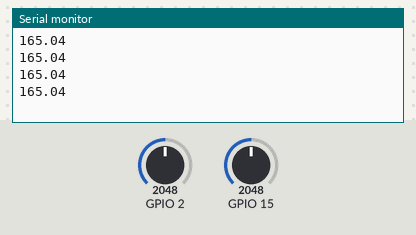
A sketch run on a simulated ESP32. Parts: the last lines printed to the serial monitor. The inputs (shaded band) are chosen by the test bench; at power-on: GPIO 2 = 2048, GPIO 15 = 2048 (analog values on the 0–4095 scale).

Above: at 2.8 s.
2.9 s: GPIO 2 set to 2866
At 5.0 s:
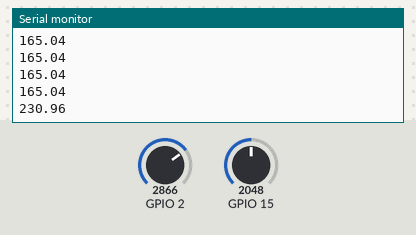
5.6 s: GPIO 15 set to 1228
At 6.6 s:
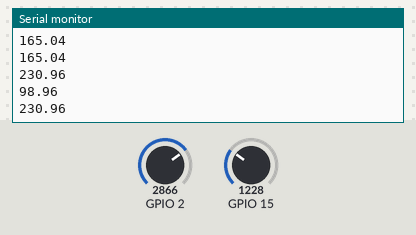
8.3 s: GPIO 2 set to 3603
At 10.8 s:
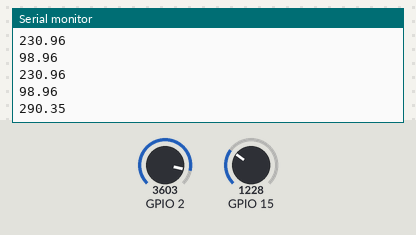
11.0 s: GPIO 15 set to 491
At 12.4 s:
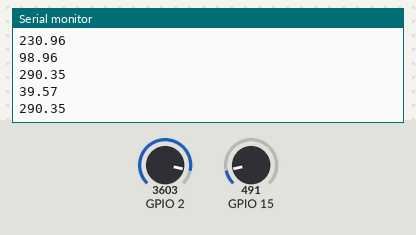
Timing chart, 0 to 14.0 s (numbered marks = the images above; inputs shaded):
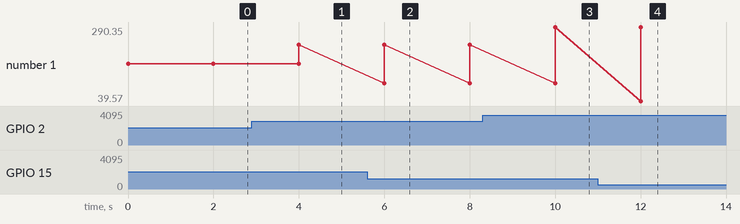

The sketch:

analogReadResolution.ino
```cpp
void setup() {
  Serial.begin(115200);
  pinMode(15,INPUT);
  pinMode(2,INPUT);
  analogReadResolution(12);
}

void loop() {
  Serial.println((float)analogRead(15)*330/4095);
  Serial.println((float)analogRead(2)*330/4095);
  delay(2000);
}
```

Measured:
- after the input at 2.9 s, the serial monitor: prints a new line after 1.1 s (image 1)
- after the input at 5.6 s, the serial monitor: prints a new line after 0.40 s (image 2)
- after the input at 8.3 s, the serial monitor: prints a new line after 1.7 s (image 3)
- after the input at 11.0 s, the serial monitor: prints a new line after 1.0 s (image 4)
- plotted number 1: 165.04 → 230.96 after the input at 2.9 s, 230.96 → 290.35 after the input at 8.3 s
